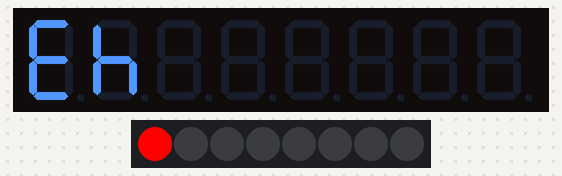
Simulated run of this sketch. Board: Arduino Uno, built with avr-gcc and run on an emulated ATmega328P. Parts: 8-digit seven-segment display, 8 RGB LEDs in strip order, left to right.

Above: at 0.1 s.
At 2.1 s:
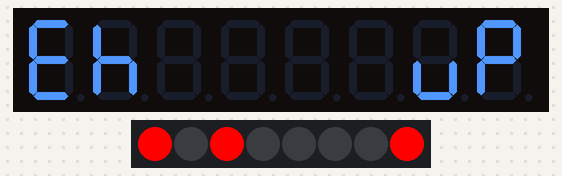
At 4.1 s:
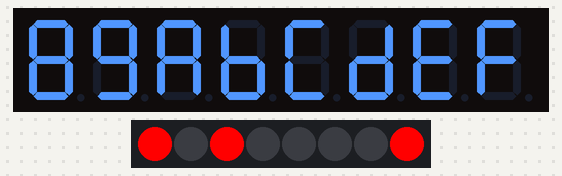
At 7.1 s:
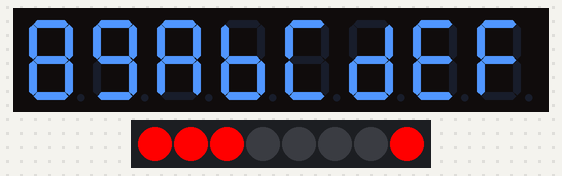
At 9.1 s:
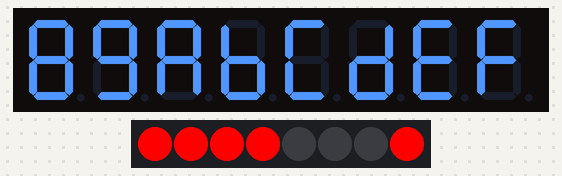
At 12.1 s:
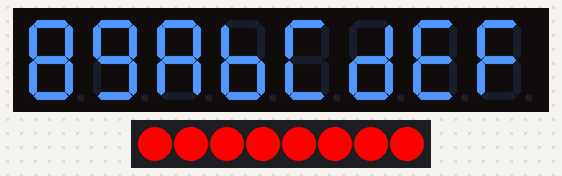

Measured:
- what the display in image 1 shows lasts 2.0 s, from 2.0 s to 4.0 s
- what the display in image 2 shows lasts 3.0 s, from 4.0 s to 7.0 s
- what the display in image 4 shows lasts 1.0 s, from 9.0 s to 10.0 s

The sketch:

TM1638demo.ino
```cpp
#include <TM1638lite.h>

TM1638lite tm(4,7, 8);

void setup() {

  tm.reset();

  tm.displayText("Eh");
  tm.setLED(0, 1);

  delay(2000);
tm.setLED(2, 1);
  tm.displayASCII(6, 'u');
  tm.displayASCII(7, 'p');
  tm.setLED(7, 1);

  delay(2000);

  tm.displayHex(0, 8);
  tm.displayHex(1, 9);
  tm.displayHex(2, 10);
  tm.displayHex(3, 11);
  tm.displayHex(4, 12);
  tm.displayHex(5, 13);
  tm.displayHex(6, 14);
  tm.displayHex(7, 15);

  delay(2000);

}

void loop() {
for(uint8_t i=0;i<8;i++){
 tm.setLED(i, 1);
 delay(1000);
}

}
```
